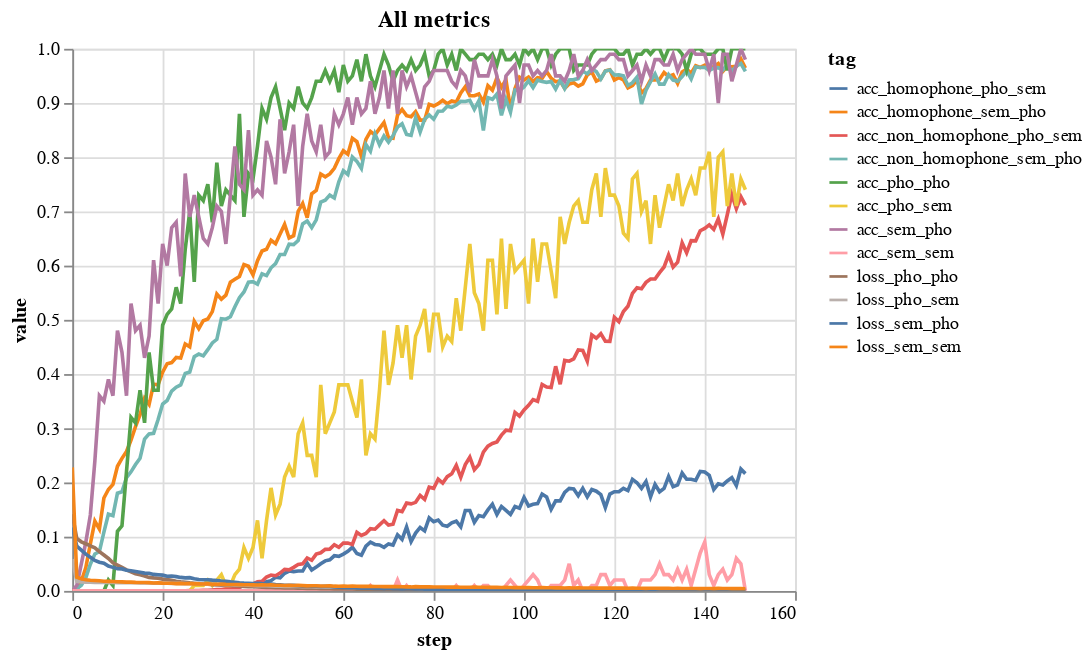

Notebook cell for this chart:
### Markdown cell above
# Evaluate model

### Code cell
import tensorboard as tb

experiment_id = "1UgPJK4xQTmeJ7uWVXcWCw"
experiment = tb.data.experimental.ExperimentFromDev(experiment_id)
df = experiment.get_scalars()

selection = alt.selection_multi(fields=["tag"], bind="legend")

alt.Chart(df).mark_line().encode(
    x="step:Q",
    y="value",
    color="tag",
    opacity=alt.condition(selection, alt.value(1), alt.value(0)),
).add_selection(selection).properties(title="All metrics").interactive()

### Figure 1 — Vega-Lite specification as saved in the notebook (floating-point values rounded to 4 significant figures; data arrays with more than 128 entries replaced by an {"elided": "..."} marker saying what was removed)
{"config": {"view": {"continuousWidth": 400, "continuousHeight": 300}}, "data": {"name": "data-4ebda321b496001d90760696d402db8a"}, "mark": "line", "encoding": {"color": {"type": "nominal", "field": "tag"}, "opacity": {"condition": {"value": 1, "selection": "selector005"}, "value": 0}, "x": {"type": "quantitative", "field": "step"}, "y": {"type": "quantitative", "field": "value"}}, "selection": {"selector005": {"type": "multi", "fields": ["tag"], "bind": "legend"}, "selector006": {"type": "interval", "bind": "scales", "encodings": ["x", "y"]}}, "title": "All metrics", "$schema": "https://vega.github.io/schema/vega-lite/v4.8.1.json", "datasets": {"data-4ebda321b496001d90760696d402db8a": {"elided": "1800 records"}}}
